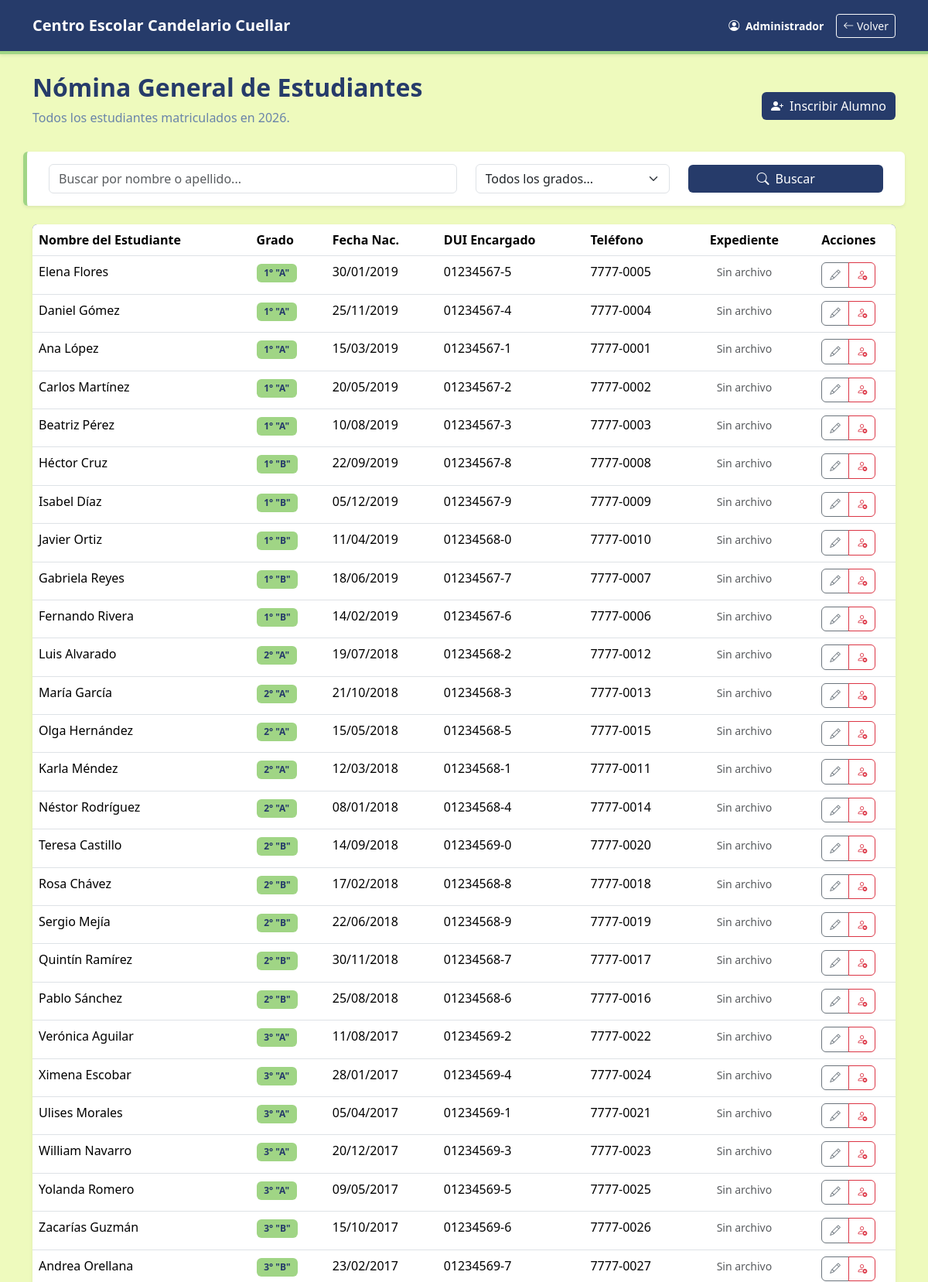
The page /Alumnos/verAlumnos.php (signed in, upper part) on the database its author committed.
### tables this page shows
CREATE TABLE `matricula` (
  `id_matricula` int NOT NULL AUTO_INCREMENT,
  `id_estudiante` int NOT NULL,
  `id_grado` varchar(10) NOT NULL,
  `año_lectivo` year NOT NULL,
  `estado` enum('activa','retirada','graduada') DEFAULT 'activa',
  `fecha_matricula` date NOT NULL,
  `id_usuario_registra` int NOT NULL,
  PRIMARY KEY (`id_matricula`),
  CONSTRAINT `fk_mat_estudiante` FOREIGN KEY (`id_estudiante`) REFERENCES `estudiante` (`id_estudiante`) ON DELETE RESTRICT ON UPDATE CASCADE,
  CONSTRAINT `fk_mat_grado` FOREIGN KEY (`id_grado`) REFERENCES `grado` (`id_grado`) ON DELETE RESTRICT ON UPDATE CASCADE,
  CONSTRAINT `fk_mat_usuario` FOREIGN KEY (`id_usuario_registra`) REFERENCES `usuario` (`id_usuario`) ON DELETE RESTRICT ON UPDATE CASCADE
);

CREATE TABLE `estudiante` (
  `id_estudiante` int NOT NULL AUTO_INCREMENT,
  `nombre` varchar(100) NOT NULL,
  `apellido` varchar(100) NOT NULL,
  `fecha_nacimiento` date NOT NULL,
  `ruta_partida_nacimiento` varchar(255) DEFAULT NULL,
  `nombre_padre_madre` varchar(200) NOT NULL,
  `telefono_padre_madre` varchar(20) NOT NULL,
  `dui_padre_madre` varchar(10) NOT NULL,
  `activo` tinyint(1) DEFAULT '1',
  PRIMARY KEY (`id_estudiante`)
);

### Alumnos/verAlumnos.php (the view, shortened to what this page needs)
<?php
require_once '../config/conexion.php';
$estudiantes = [];
$mensaje_error = "";
$mensaje_ok = "";
$rol_usuario = $_SESSION['rol'] ?? 'docente';
$url_regresar = ($rol_usuario === 'administrador') ? '../dashboard/dashboardAdmin.php' : '../dashboard/dashboardProfesor.php';
try {
    if ($rol_usuario === 'administrador') {
        $stmt = $conexion->prepare("
            SELECT e.*, m.id_grado, m.estado AS estado_matricula
            FROM estudiante e
            INNER JOIN matricula m ON e.id_estudiante = m.id_estudiante
            WHERE e.activo = 1 AND m.año_lectivo = YEAR(CURDATE())
            ORDER BY m.id_grado, e.apellido, e.nombre ASC
        ");
        $stmt->execute();
        $estudiantes = $stmt->fetchAll(PDO::FETCH_ASSOC);
    }
} catch (PDOException $e) {
    $mensaje_error = "Error al cargar datos: " . $e->getMessage();
}
?>
<!DOCTYPE html>
<html lang="es">
<head>
    <link href="https://cdn.jsdelivr.net/npm/bootstrap@5.3.2/dist/css/bootstrap.min.css" rel="stylesheet">
    <link rel="stylesheet" href="https://cdn.jsdelivr.net/npm/bootstrap-icons@1.11.1/font/bootstrap-icons.css">
    <link rel="stylesheet" href="../css/general.css">
    <link rel="stylesheet" href="../css/horarios.css">
</head>
<body>
<nav class="navbar navbar-dark navbar-custom shadow-sm p-3">
   <div class="container">
        <span class="navbar-brand mb-0 h1 fw-bold">
            Centro Escolar Candelario Cuellar
        </span>
        <div class="d-flex align-items-center">
            <span class="text-white me-3 d-none d-md-block small fw-bold">
                <i class="bi bi-person-circle me-1"></i>
                <?= htmlspecialchars(($_SESSION['rol'] === 'administrador') ? 'Administrador' : $_SESSION['nombre_completo']) ?>
            </span>
            <a href="<?= $url_regresar ?>" class="btn btn-outline-light btn-sm">
                <i class="bi bi-arrow-left"></i> Volver
            </a>
        </div>
    </div>
</nav>
<div class="container mb-5">
    <div class="row mb-3 mt-4">
        <div class="col">
            <?php if ($rol_usuario === 'administrador'): ?>
                <h2 class="fw-bold" style="color: var(--color-azul-oscuro);">Nómina General de Estudiantes</h2>
                <p style="color: var(--color-azul-claro);">Todos los estudiantes matriculados en <?= date('Y') ?>.</p>
            <?php endif; ?>
        </div>
        <?php if ($rol_usuario === 'administrador'): ?>
        <div class="col-auto align-self-center">
            <a href="inscribirAlumno.php" class="btn btn-principal">
                <i class="bi bi-person-plus-fill me-1"></i> Inscribir Alumno
            </a>
        </div>
        <?php endif; ?>
    </div>
    <?php if (!$mensaje_error || $mensaje_ok): ?>
    <div class="row filtro-barra shadow-sm align-items-center bg-white p-3 rounded mb-4">
        <div class="col-md-6 mb-2 mb-md-0">
            <input type="text" id="buscador" class="form-control"
                   placeholder="Buscar por nombre o apellido..."
                   onkeyup="filtrarTabla()">
        </div>
        <div class="col-md-3 mb-2 mb-md-0">
            <select class="form-select" id="filtroGrado" onchange="filtrarTabla()">
                <option value="">
                    <?= $rol_usuario === 'administrador' ? 'Todos los grados...' : 'Todos los grados del ciclo...' ?>
                </option>
            </select>
        </div>
        <div class="col-md-3">
            <button class="btn w-100 btn-principal" onclick="filtrarTabla()">
                <i class="bi bi-search me-1"></i> Buscar
            </button>
        </div>
    </div>
    <div class="tabla-nomina shadow-sm rounded bg-white">
        <div class="table-responsive">
            <table class="table table-hover mb-0" id="tablaAlumnos">
                <thead style="background-color: var(--color-azul-oscuro); color: white;">
                    <tr>
                        <th>Nombre del Estudiante</th>
                        <th>Grado</th>
                        <th>Fecha Nac.</th>
                        <th>DUI Encargado</th>
                        <th>Teléfono</th>
                        <th class="text-center">Expediente</th>
                        <?php if ($rol_usuario === 'administrador'): ?>
                        <th class="text-center">Acciones</th>
                        <?php endif; ?>
                    </tr>
                </thead>
                <tbody>
                    <?php if (count($estudiantes) > 0): ?>
                        <?php foreach ($estudiantes as $estu): ?>
                            <tr data-grado="<?= htmlspecialchars($estu['id_grado']) ?>">
                                <td><?= htmlspecialchars($estu['nombre'] . ' ' . $estu['apellido']) ?></td>
                                <td>
                                    <span class="badge badge-grado">
                                        <?= htmlspecialchars($estu['id_grado']) ?>
                                    </span>
                                </td>
                                <td><?= date('d/m/Y', strtotime($estu['fecha_nacimiento'])) ?></td>
                                <td><?= htmlspecialchars($estu['dui_padre_madre']) ?></td>
                                <td><?= htmlspecialchars($estu['telefono_padre_madre']) ?></td>
                                <td class="text-center">
                                    <?php if (!empty($estu['ruta_partida_nacimiento']) && file_exists('../' . $estu['ruta_partida_nacimiento'])): ?>
                                        <a href="../<?= htmlspecialchars($estu['ruta_partida_nacimiento']) ?>"
                                           target="_blank" class="btn btn-sm btn-outline-primary">
                                            <i class="bi bi-folder2-open"></i> Ver
                                        </a>
                                    <?php else: ?>
                                        <span class="text-muted small">Sin archivo</span>
                                    <?php endif; ?>
                                </td>
                                <?php if ($rol_usuario === 'administrador'): ?>
                                <td class="text-center">
                                    <div class="btn-group">
                                        <button class="btn btn-outline-secondary btn-accion"
                                                title="Editar"
                                                data-bs-toggle="modal"
                                                data-bs-target="#modalEditar"
                                                onclick="cargarModal(
                                                    '<?= $estu['id_estudiante'] ?>',
                                                    '<?= htmlspecialchars($estu['nombre'], ENT_QUOTES) ?>',
                                                    '<?= htmlspecialchars($estu['apellido'], ENT_QUOTES) ?>',
                                                    '<?= $estu['fecha_nacimiento'] ?>',
                                                    '<?= htmlspecialchars($estu['nombre_padre_madre'], ENT_QUOTES) ?>',
                                                    '<?= htmlspecialchars($estu['telefono_padre_madre'], ENT_QUOTES) ?>',
                                                    '<?= htmlspecialchars($estu['dui_padre_madre'], ENT_QUOTES) ?>',
                                                    '<?= htmlspecialchars($estu['id_grado'], ENT_QUOTES) ?>'
                                                )">
                                            <i class="bi bi-pencil"></i>
                                        </button>
                                        <button class="btn btn-outline-danger btn-accion"
                                                title="Dar de baja"
                                                data-bs-toggle="modal"
                                                data-bs-target="#modalBaja"
                                                onclick="cargarBaja(
                                                    '<?= $estu['id_estudiante'] ?>',
                                                    '<?= htmlspecialchars($estu['nombre'] . ' ' . $estu['apellido'], ENT_QUOTES) ?>'
                                                )">
                                            <i class="bi bi-person-x"></i>
                                        </button>
                                    </div>
                                </td>
                                <?php endif; ?>
                            </tr>
                        <?php endforeach; ?>
                    <?php endif; ?>
                </tbody>
            </table>
        </div>
    </div>
    <?php endif; ?>
</div>
</body>
</html>

### css/general.css (style rules this page uses)
:root { --color-verde: #a0d585; --color-crema: #eefabd; --color-azul-claro: #6984a9; --color-azul-oscuro: #263b6a; }
body { background-color: var(--color-crema) !important; display: block !important; height: auto; min-height: 100vh; margin: 0; padding: 0; }
.navbar-custom { background-color: var(--color-azul-oscuro); border-bottom: 4px solid var(--color-verde); }
.btn-principal { background-color: var(--color-azul-oscuro); color: white; border: none; transition: 0.3s; }
h2, h4 { color: var(--color-azul-oscuro); }

### css/horarios.css (style rules this page uses)
.tabla-nomina { background-color: white; border-radius: 15px; overflow: hidden; box-shadow: 0 4px 15px rgba(0, 0, 0, 0.05); }
.badge-grado { background-color: var(--color-verde); color: var(--color-azul-oscuro); font-weight: 600; padding: 0.5em 0.8em; }
.btn-accion { padding: 5px 10px; font-size: 0.85rem; }
.filtro-barra { background-color: white; border-radius: 10px; padding: 15px; margin-bottom: 20px; border-left: 5px solid var(--color-verde); }

### rows shown on the page
matricula: id_estudiante.apellido "Elena Flores", id_grado "1° \"A\"", id_estudiante.fecha_nacimiento "30/01/2019", id_estudiante.dui_padre_madre "01234567-5", id_estudiante.telefono_padre_madre "7777-0005"
matricula: id_estudiante.apellido "Daniel Gómez", id_grado "1° \"A\"", id_estudiante.fecha_nacimiento "25/11/2019", id_estudiante.dui_padre_madre "01234567-4", id_estudiante.telefono_padre_madre "7777-0004"
matricula: id_estudiante.apellido "Ana López", id_grado "1° \"A\"", id_estudiante.fecha_nacimiento "15/03/2019", id_estudiante.dui_padre_madre "01234567-1", id_estudiante.telefono_padre_madre "7777-0001"
matricula: id_estudiante.apellido "Carlos Martínez", id_grado "1° \"A\"", id_estudiante.fecha_nacimiento "20/05/2019", id_estudiante.dui_padre_madre "01234567-2", id_estudiante.telefono_padre_madre "7777-0002"
matricula: id_estudiante.apellido "Beatriz Pérez", id_grado "1° \"A\"", id_estudiante.fecha_nacimiento "10/08/2019", id_estudiante.dui_padre_madre "01234567-3", id_estudiante.telefono_padre_madre "7777-0003"
matricula: id_estudiante.apellido "Héctor Cruz", id_grado "1° \"B\"", id_estudiante.fecha_nacimiento "22/09/2019", id_estudiante.dui_padre_madre "01234567-8", id_estudiante.telefono_padre_madre "7777-0008"
matricula: id_estudiante.apellido "Isabel Díaz", id_grado "1° \"B\"", id_estudiante.fecha_nacimiento "05/12/2019", id_estudiante.dui_padre_madre "01234567-9", id_estudiante.telefono_padre_madre "7777-0009"
matricula: id_estudiante.apellido "Javier Ortiz", id_grado "1° \"B\"", id_estudiante.fecha_nacimiento "11/04/2019", id_estudiante.dui_padre_madre "01234568-0", id_estudiante.telefono_padre_madre "7777-0010"
matricula: id_estudiante.apellido "Gabriela Reyes", id_grado "1° \"B\"", id_estudiante.fecha_nacimiento "18/06/2019", id_estudiante.dui_padre_madre "01234567-7", id_estudiante.telefono_padre_madre "7777-0007"
matricula: id_estudiante.apellido "Fernando Rivera", id_grado "1° \"B\"", id_estudiante.fecha_nacimiento "14/02/2019", id_estudiante.dui_padre_madre "01234567-6", id_estudiante.telefono_padre_madre "7777-0006"
matricula: id_estudiante.apellido "Luis Alvarado", id_grado "2° \"A\"", id_estudiante.fecha_nacimiento "19/07/2018", id_estudiante.dui_padre_madre "01234568-2", id_estudiante.telefono_padre_madre "7777-0012"
matricula: id_estudiante.apellido "María García", id_grado "2° \"A\"", id_estudiante.fecha_nacimiento "21/10/2018", id_estudiante.dui_padre_madre "01234568-3", id_estudiante.telefono_padre_madre "7777-0013"
matricula: id_estudiante.apellido "Olga Hernández", id_grado "2° \"A\"", id_estudiante.fecha_nacimiento "15/05/2018", id_estudiante.dui_padre_madre "01234568-5", id_estudiante.telefono_padre_madre "7777-0015"
matricula: id_estudiante.apellido "Karla Méndez", id_grado "2° \"A\"", id_estudiante.fecha_nacimiento "12/03/2018", id_estudiante.dui_padre_madre "01234568-1", id_estudiante.telefono_padre_madre "7777-0011"
matricula: id_estudiante.apellido "Néstor Rodríguez", id_grado "2° \"A\"", id_estudiante.fecha_nacimiento "08/01/2018", id_estudiante.dui_padre_madre "01234568-4", id_estudiante.telefono_padre_madre "7777-0014"
matricula: id_estudiante.apellido "Teresa Castillo", id_grado "2° \"B\"", id_estudiante.fecha_nacimiento "14/09/2018", id_estudiante.dui_padre_madre "01234569-0", id_estudiante.telefono_padre_madre "7777-0020"
matricula: id_estudiante.apellido "Rosa Chávez", id_grado "2° \"B\"", id_estudiante.fecha_nacimiento "17/02/2018", id_estudiante.dui_padre_madre "01234568-8", id_estudiante.telefono_padre_madre "7777-0018"
matricula: id_estudiante.apellido "Sergio Mejía", id_grado "2° \"B\"", id_estudiante.fecha_nacimiento "22/06/2018", id_estudiante.dui_padre_madre "01234568-9", id_estudiante.telefono_padre_madre "7777-0019"
matricula: id_estudiante.apellido "Quintín Ramírez", id_grado "2° \"B\"", id_estudiante.fecha_nacimiento "30/11/2018", id_estudiante.dui_padre_madre "01234568-7", id_estudiante.telefono_padre_madre "7777-0017"
matricula: id_estudiante.apellido "Pablo Sánchez", id_grado "2° \"B\"", id_estudiante.fecha_nacimiento "25/08/2018", id_estudiante.dui_padre_madre "01234568-6", id_estudiante.telefono_padre_madre "7777-0016"
matricula: id_estudiante.apellido "Verónica Aguilar", id_grado "3° \"A\"", id_estudiante.fecha_nacimiento "11/08/2017", id_estudiante.dui_padre_madre "01234569-2", id_estudiante.telefono_padre_madre "7777-0022"
matricula: id_estudiante.apellido "Ximena Escobar", id_grado "3° \"A\"", id_estudiante.fecha_nacimiento "28/01/2017", id_estudiante.dui_padre_madre "01234569-4", id_estudiante.telefono_padre_madre "7777-0024"
matricula: id_estudiante.apellido "Ulises Morales", id_grado "3° \"A\"", id_estudiante.fecha_nacimiento "05/04/2017", id_estudiante.dui_padre_madre "01234569-1", id_estudiante.telefono_padre_madre "7777-0021"
matricula: id_estudiante.apellido "William Navarro", id_grado "3° \"A\"", id_estudiante.fecha_nacimiento "20/12/2017", id_estudiante.dui_padre_madre "01234569-3", id_estudiante.telefono_padre_madre "7777-0023"
matricula: id_estudiante.apellido "Yolanda Romero", id_grado "3° \"A\"", id_estudiante.fecha_nacimiento "09/05/2017", id_estudiante.dui_padre_madre "01234569-5", id_estudiante.telefono_padre_madre "7777-0025"
matricula: id_estudiante.apellido "Zacarías Guzmán", id_grado "3° \"B\"", id_estudiante.fecha_nacimiento "15/10/2017", id_estudiante.dui_padre_madre "01234569-6", id_estudiante.telefono_padre_madre "7777-0026"
matricula: id_estudiante.apellido "Andrea Orellana", id_grado "3° \"B\"", id_estudiante.fecha_nacimiento "23/02/2017", id_estudiante.dui_padre_madre "01234569-7", id_estudiante.telefono_padre_madre "7777-0027"
